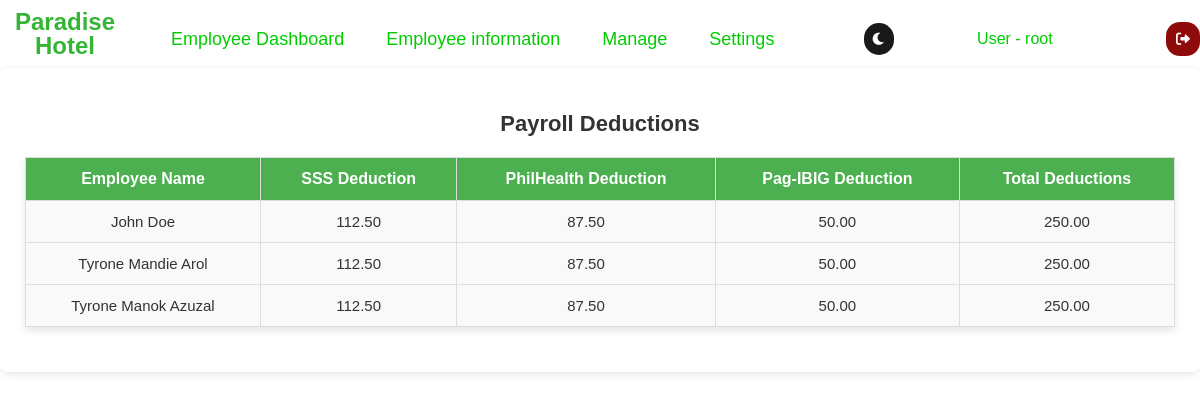
Screenshot of /Employee-information/payroll-deduction.php (signed in) with the database file from the repository.
### tables this page shows
CREATE TABLE `employee_info` (
  `employee_id` int(11) NOT NULL,
  `employee_name` varchar(100) NOT NULL,
  `department_id` varchar(10) DEFAULT NULL,
  `position` varchar(50) NOT NULL,
  `date_of_birth` date NOT NULL,
  `contact_no` varchar(15) NOT NULL,
  `email_address` varchar(100) NOT NULL,
  `address` varchar(255) NOT NULL,
  `date_hired` date NOT NULL,
  `status` varchar(20) NOT NULL,
  `basic_salary` decimal(10,2) DEFAULT NULL,
  `department_employee_id` varchar(50) DEFAULT NULL
);

### config.php (called while the page is built, shortened)
<?php
$username = "root";
?>

### Employee-information/payroll-deduction.php (the view, shortened to what this page needs)
<?php
include '../config.php';
?>
<!DOCTYPE html>
<html lang="en">
<head>
    <link rel="stylesheet" href="../css/employee-dashboard.css">
    <link rel="stylesheet" href="https://cdnjs.cloudflare.com/ajax/libs/font-awesome/6.0.0-beta3/css/all.min.css">
</head>
<body class="light-mode">
    <div class="top-nav">
        <ul>
        <h1 class="logopos">Paradise <br> Hotel</h1><br>
            <li class="top">
                <a class="top1" href="../maindashboard.php">Employee Dashboard</a>
            </li>
            <li class="top">
                <a class="top1" href="#">Employee information</a>
            </li>
            <li class="top">
                <a class="top1" href="homeversion2.html">Manage</a>
            </li>
            <li class = "top">
                <a class="top1" href="#settings">Settings</a>
            </li>
        </ul>
        <button type="button" id="darkModeToggle" class="dark-mode-toggle" aria-label="Toggle Dark Mode">
            <i class="fas fa-moon"></i>
        </button>
        <div class="admin-section">
            <div class="admin-name">
                User - <?php echo htmlspecialchars($username); ?>
            </div>
        </div>
        <button type="button" class="logout" id="logout-button">
            <i class="fas fa-sign-out-alt"></i>
        </button>
    </div>
    <div class="container">
        <div class="dashboard-panel">
            <h2>Payroll Deductions</h2>
            <table class="payroll-table">
                <thead>
                    <tr>
                        <th>Employee Name</th>
                        <th>SSS Deduction</th>
                        <th>PhilHealth Deduction</th>
                        <th>Pag-IBIG Deduction</th>
                        <th>Total Deductions</th>
                    </tr>
                </thead>
                <tbody>
                <tbody>
                <tbody>
    <?php
    $employee_query = "SELECT employee_name FROM employee_info";
    $employee_result = mysqli_query($conn, $employee_query);
    while ($employee_row = mysqli_fetch_assoc($employee_result)) {
        $employee_name = $employee_row['employee_name'];
        $sss_deduction = 2500 * SSS_RATE;
        $philhealth_deduction = 2500 * PHILHEALTH_RATE;
        $pagibig_deduction = 2500 * PAGIBIG_RATE;
        $total_deductions = $sss_deduction + $philhealth_deduction + $pagibig_deduction;
    ?>
        <tr>
            <td><?php echo htmlspecialchars($employee_name); ?></td>
            <td><?php echo htmlspecialchars(number_format($sss_deduction, 2)); ?></td>
            <td><?php echo htmlspecialchars(number_format($philhealth_deduction, 2)); ?></td>
            <td><?php echo htmlspecialchars(number_format($pagibig_deduction, 2)); ?></td>
            <td><?php echo htmlspecialchars(number_format($total_deductions, 2)); ?></td>
        </tr>
    <?php } ?>
</tbody>
            </table>
        </div>
    </div>
</body>
</html>

### css/employee-dashboard.css (style rules this page uses)
body { padding: 0; margin: 0; background-color: rgb(255, 255, 255); color: rgb(0, 0, 0); font-family: Arial, sans-serif; }
.logopos { text-align: center; font-size: 24px; color:#35B535; margin: 0; padding-left: 15px; padding-top: 0px; padding-right: 20px; padding-bottom: 10px; font-family: Arial, sans-serif; line-height: 1; }
.top-nav ul { list-style: none; display: flex; gap: 10px; margin: 0; padding: 0; }
.top-nav { margin: 0; padding-top: 10px; display: flex; justify-content: space-between; align-items: center; background-color: transparent; color: white; }
.top { display: block; position: relative; cursor: pointer; color: #000000; font-size: 16px; padding: 0.5rem 1rem; text-decoration: none; transition: color 0.30s; }
a { text-decoration: none; color: #efefee; font-size: 16px; }
.logout { justify-content: end; font-size: 14px; color: rgb(253, 253, 253); background-color: rgb(143, 10, 10); border: none; padding: 10px 10px; cursor: pointer; margin-left: 30px; align-self: center; border-radius: 14px; }
.top-nav ul, .logout { display: flex; align-items: center; }
.top1 { font-size: 18px; font-weight: 500; color: #0c0; }
.top:after { position: absolute; content: ""; inset: 0; background-color: #35B535; scale: 1 0; z-index: -1; transition: 0.10s; border-radius: 10px; color:#383838; }
.dark-mode-toggle { color: #fff; background-color: #18191A; font-size: 14px; border-radius: 20px; border:none; padding:8px 8px; }
.admin-section { position: relative; }
.admin-name { font-size: 16px; color: #0c0; padding: 10px; cursor: pointer; }
.dashboard-panel { margin-top: 10px; background-color: #d0d0d0; box-shadow: 0 2px 5px rgba(0, 0, 0, 0.1); padding: 10px; max-width: 100%; margin: auto; color: #35B535; }
.dashboard-panel h2 { text-align: center; color: #35B535; margin-bottom: 20px; }

### Employee-information/payroll-deduction.php (style rules this page uses)
.payroll-table { width: 100%; border-collapse: collapse; margin: 20px 0; font-size: 16px; text-align: center; box-shadow: 0 4px 8px rgba(0, 0, 0, 0.1); }
.payroll-table thead { background-color: #4CAF50; color: white; }
.payroll-table th, .payroll-table td { padding: 12px 15px; border: 1px solid #ddd; }
.payroll-table tbody tr:nth-child(even) { background-color: #f9f9f9; }
.payroll-table tbody tr:nth-child(odd) { background-color: #f9f9f9; }
.payroll-table td { font-size: 15px; color: #333; }
.dashboard-panel { background-color: #ffffff; padding: 25px; border-radius: 8px; margin-bottom: 20px; box-shadow: 0 2px 8px rgba(0, 0, 0, 0.1); }
.dashboard-panel h2 { font-size: 22px; color: #333; margin-bottom: 15px; }

### rows the page displays
employee_info: employee_name "John Doe", sss_deduction "112.50", philhealth_deduction "87.50", pagibig_deduction "50.00", total_deductions "250.00"
employee_info: employee_name "Tyrone Mandie Arol", sss_deduction "112.50", philhealth_deduction "87.50", pagibig_deduction "50.00", total_deductions "250.00"
employee_info: employee_name "Tyrone Manok Azuzal", sss_deduction "112.50", philhealth_deduction "87.50", pagibig_deduction "50.00", total_deductions "250.00"

### other values shown
$username "root"
